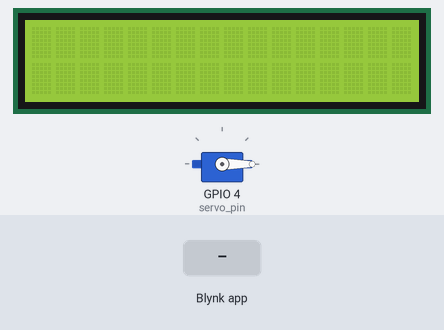
Recording of a sketch running on a simulated ESP32. On the bench: servo, 16×2 character LCD. The test bench sets the inputs (shaded band). WiFi joins after 1.5 s; servers stay silent unless stated.

Above: at 3.5 s.
3.6 s: Blynk app writes 1 to V0
At 4.5 s:
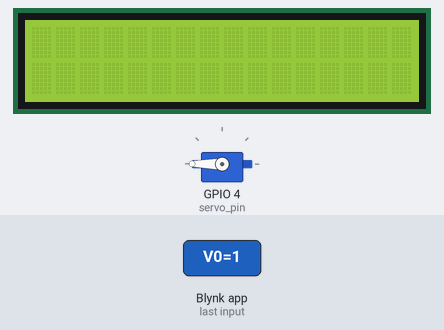
At 5.5 s:
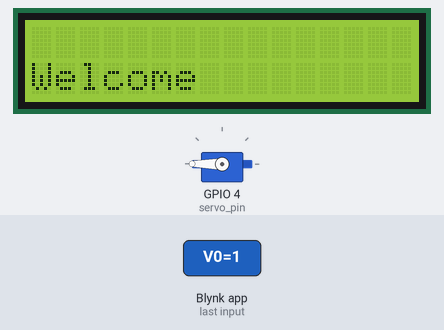
6.1 s: Blynk app writes 0 to V0
At 6.4 s:
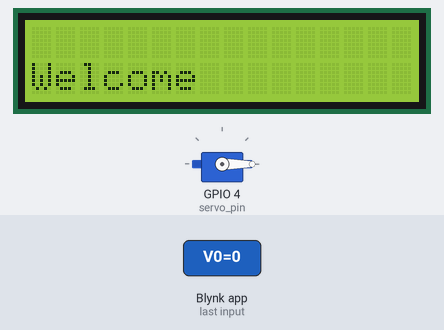
Timing chart, 0 to 9.1 s (numbered marks = the images above; inputs shaded):
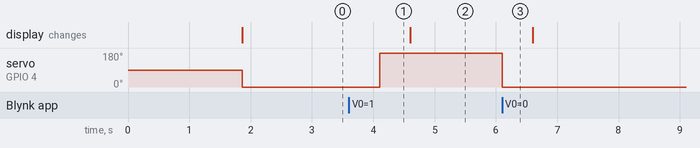

Measured:
- after the input at 3.6 s, servo on GPIO 4 (servo_pin): 0° → 180° after 0.51 s
- after the input at 6.1 s, servo on GPIO 4 (servo_pin): 180° → 0° at once

The sketch:

DoorLock.ino
```cpp
#include <ESP32Servo.h>
#include <LiquidCrystal.h>

// From .env file
#define BLYNK_TEMPLATE_ID " "
#define BLYNK_TEMPLATE_NAME " "
#define BLYNK_AUTH_TOKEN " "

#include <WiFi.h>
#include <WiFiClient.h>
#include <BlynkSimpleEsp32.h>
char auth[] = BLYNK_AUTH_TOKEN;

char ssid[] = "Wokwi-GUEST";
char pass[] = "";

LiquidCrystal lcd(19, 23, 18, 17, 16, 15);
int servo_pin = 4;
int buz_pin = 26;
Servo s;

void unlockDoor()
{
    s.write(180);
    delay(500);
}

void lockDoor()
{
    s.write(0);
    delay(500);
}

void soundBuzzer()
{
    tone(buz_pin, 1000);
    delay(1000);
}

void reset()
{
    lockDoor();
    lcd.clear();
    noTone(buz_pin);
}

void sendMessage()
{
    Blynk.logEvent("notification", "Theft Alert!");
}
BLYNK_WRITE(V0)
{
  int pinValue = param.asInt();
  // 0-> Default
  // 1-> Door Open
  // 2-> Door Closed
  if (pinValue == 2)
  {
    lockDoor();
    lcd.clear();
    lcd.setCursor(0,1);
    lcd.print("Burglar Detected");
    sendMessage();
    soundBuzzer();
  }
  else if(pinValue==1)
  {
    reset();
    lcd.clear();
    unlockDoor();
    noTone(buz_pin);
    lcd.setCursor(0,1);
    lcd.print("Welcome");
  }
  else if(pinValue==0)
  {
    reset();
  }
}

void setup()
{
  Blynk.begin(auth, ssid, pass);
  s.attach(servo_pin);
  pinMode(buz_pin,OUTPUT);
  lcd.begin(16,2);
  reset();
}

void loop()
{
  Blynk.run();
}
```
